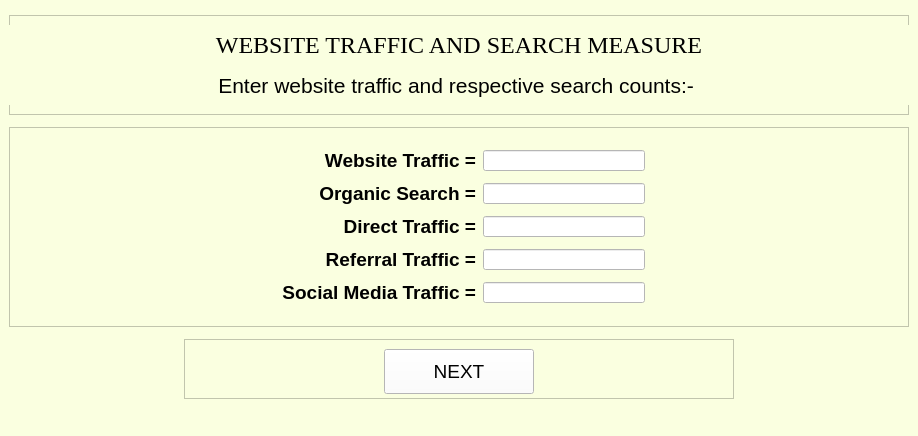
<?xml version="1.0" encoding="UTF-8"?>
<ui version="4.0">
 <class>MainWindow</class>
 <widget class="QMainWindow" name="MainWindow">
  <property name="geometry">
   <rect>
    <x>0</x>
    <y>0</y>
    <width>914</width>
    <height>436</height>
   </rect>
  </property>
  <property name="windowTitle">
   <string>MainWindow</string>
  </property>
  <property name="styleSheet">
   <string notr="true">background-color:rgb(250, 255, 224)</string>
  </property>
  <widget class="QWidget" name="centralwidget">
   <layout class="QVBoxLayout" name="verticalLayout">
    <item alignment="Qt::AlignHCenter">
     <widget class="QFrame" name="frame_12">
      <property name="minimumSize">
       <size>
        <width>900</width>
        <height>100</height>
       </size>
      </property>
      <property name="maximumSize">
       <size>
        <width>900</width>
        <height>100</height>
       </size>
      </property>
      <property name="frameShape">
       <enum>QFrame::StyledPanel</enum>
      </property>
      <property name="frameShadow">
       <enum>QFrame::Raised</enum>
      </property>
      <widget class="QLabel" name="label_10">
       <property name="geometry">
        <rect>
         <x>0</x>
         <y>10</y>
         <width>900</width>
         <height>40</height>
        </rect>
       </property>
       <property name="minimumSize">
        <size>
         <width>900</width>
         <height>40</height>
        </size>
       </property>
       <property name="maximumSize">
        <size>
         <width>900</width>
         <height>40</height>
        </size>
       </property>
       <property name="font">
        <font>
         <family>Times New Roman</family>
         <pointsize>18</pointsize>
        </font>
       </property>
       <property name="text">
        <string>WEBSITE TRAFFIC AND SEARCH MEASURE</string>
       </property>
       <property name="alignment">
        <set>Qt::AlignCenter</set>
       </property>
      </widget>
      <widget class="QLabel" name="label">
       <property name="geometry">
        <rect>
         <x>0</x>
         <y>50</y>
         <width>900</width>
         <height>40</height>
        </rect>
       </property>
       <property name="minimumSize">
        <size>
         <width>900</width>
         <height>40</height>
        </size>
       </property>
       <property name="maximumSize">
        <size>
         <width>900</width>
         <height>40</height>
        </size>
       </property>
       <property name="font">
        <font>
         <family>Arial</family>
         <pointsize>16</pointsize>
        </font>
       </property>
       <property name="layoutDirection">
        <enum>Qt::LeftToRight</enum>
       </property>
       <property name="text">
        <string>Enter website traffic and respective search counts:- </string>
       </property>
       <property name="alignment">
        <set>Qt::AlignCenter</set>
       </property>
      </widget>
     </widget>
    </item>
    <item alignment="Qt::AlignHCenter">
     <widget class="QFrame" name="frame_13">
      <property name="minimumSize">
       <size>
        <width>900</width>
        <height>200</height>
       </size>
      </property>
      <property name="maximumSize">
       <size>
        <width>900</width>
        <height>200</height>
       </size>
      </property>
      <property name="frameShape">
       <enum>QFrame::StyledPanel</enum>
      </property>
      <property name="frameShadow">
       <enum>QFrame::Raised</enum>
      </property>
      <widget class="QWidget" name="layoutWidget">
       <property name="geometry">
        <rect>
         <x>270</x>
         <y>20</y>
         <width>371</width>
         <height>161</height>
        </rect>
       </property>
       <property name="font">
        <font>
         <family>Arial</family>
         <pointsize>14</pointsize>
         <weight>50</weight>
         <bold>false</bold>
        </font>
       </property>
       <layout class="QFormLayout" name="formLayout">
        <property name="labelAlignment">
         <set>Qt::AlignRight|Qt::AlignTrailing|Qt::AlignVCenter</set>
        </property>
        <property name="horizontalSpacing">
         <number>7</number>
        </property>
        <property name="verticalSpacing">
         <number>12</number>
        </property>
        <property name="leftMargin">
         <number>3</number>
        </property>
        <property name="topMargin">
         <number>3</number>
        </property>
        <property name="rightMargin">
         <number>5</number>
        </property>
        <property name="bottomMargin">
         <number>5</number>
        </property>
        <item row="0" column="0">
         <widget class="QLabel" name="label_3">
          <property name="font">
           <font>
            <family>Arial</family>
            <pointsize>14</pointsize>
            <weight>75</weight>
            <bold>true</bold>
           </font>
          </property>
          <property name="text">
           <string>Website Traffic =</string>
          </property>
          <property name="alignment">
           <set>Qt::AlignRight|Qt::AlignTrailing|Qt::AlignVCenter</set>
          </property>
         </widget>
        </item>
        <item row="1" column="0">
         <widget class="QLabel" name="label_2">
          <property name="font">
           <font>
            <family>Arial</family>
            <pointsize>14</pointsize>
            <weight>75</weight>
            <bold>true</bold>
           </font>
          </property>
          <property name="text">
           <string>Organic Search =</string>
          </property>
          <property name="alignment">
           <set>Qt::AlignRight|Qt::AlignTrailing|Qt::AlignVCenter</set>
          </property>
         </widget>
        </item>
        <item row="1" column="1">
         <widget class="QLineEdit" name="web_traffic_2">
          <property name="font">
           <font>
            <family>Arial</family>
            <pointsize>12</pointsize>
            <weight>50</weight>
            <bold>false</bold>
           </font>
          </property>
          <property name="styleSheet">
           <string notr="true">background-color:rgb(255, 255, 255)</string>
          </property>
         </widget>
        </item>
        <item row="2" column="0">
         <widget class="QLabel" name="label_4">
          <property name="font">
           <font>
            <family>Arial</family>
            <pointsize>14</pointsize>
            <weight>75</weight>
            <bold>true</bold>
           </font>
          </property>
          <property name="text">
           <string>Direct Traffic =</string>
          </property>
          <property name="alignment">
           <set>Qt::AlignRight|Qt::AlignTrailing|Qt::AlignVCenter</set>
          </property>
         </widget>
        </item>
        <item row="2" column="1">
         <widget class="QLineEdit" name="web_traffic_3">
          <property name="font">
           <font>
            <family>Arial</family>
            <pointsize>12</pointsize>
            <weight>50</weight>
            <bold>false</bold>
           </font>
          </property>
          <property name="styleSheet">
           <string notr="true">background-color:rgb(255, 255, 255)</string>
          </property>
         </widget>
        </item>
        <item row="0" column="1">
         <widget class="QLineEdit" name="web_traffic_1">
          <property name="font">
           <font>
            <family>Arial</family>
            <pointsize>12</pointsize>
            <weight>50</weight>
            <bold>false</bold>
           </font>
          </property>
          <property name="styleSheet">
           <string notr="true">background-color:rgb(255, 255, 255)</string>
          </property>
         </widget>
        </item>
        <item row="3" column="0">
         <widget class="QLabel" name="label_5">
          <property name="font">
           <font>
            <family>Arial</family>
            <pointsize>14</pointsize>
            <weight>75</weight>
            <bold>true</bold>
           </font>
          </property>
          <property name="text">
           <string>Referral Traffic =</string>
          </property>
          <property name="alignment">
           <set>Qt::AlignRight|Qt::AlignTrailing|Qt::AlignVCenter</set>
          </property>
         </widget>
        </item>
        <item row="3" column="1">
         <widget class="QLineEdit" name="web_traffic_4">
          <property name="font">
           <font>
            <family>Arial</family>
            <pointsize>12</pointsize>
            <weight>50</weight>
            <bold>false</bold>
           </font>
          </property>
          <property name="styleSheet">
           <string notr="true">background-color:rgb(255, 255, 255)</string>
          </property>
         </widget>
        </item>
        <item row="4" column="0">
         <widget class="QLabel" name="label_6">
          <property name="font">
           <font>
            <family>Arial</family>
            <pointsize>14</pointsize>
            <weight>75</weight>
            <bold>true</bold>
           </font>
          </property>
          <property name="text">
           <string>Social Media Traffic =</string>
          </property>
          <property name="alignment">
           <set>Qt::AlignRight|Qt::AlignTrailing|Qt::AlignVCenter</set>
          </property>
         </widget>
        </item>
        <item row="4" column="1">
         <widget class="QLineEdit" name="web_traffic_5">
          <property name="font">
           <font>
            <family>Arial</family>
            <pointsize>12</pointsize>
            <weight>50</weight>
            <bold>false</bold>
           </font>
          </property>
          <property name="styleSheet">
           <string notr="true">background-color:rgb(255, 255, 255)</string>
          </property>
         </widget>
        </item>
       </layout>
      </widget>
     </widget>
    </item>
    <item alignment="Qt::AlignHCenter">
     <widget class="QFrame" name="frame_9">
      <property name="minimumSize">
       <size>
        <width>550</width>
        <height>60</height>
       </size>
      </property>
      <property name="maximumSize">
       <size>
        <width>550</width>
        <height>60</height>
       </size>
      </property>
      <property name="frameShape">
       <enum>QFrame::StyledPanel</enum>
      </property>
      <property name="frameShadow">
       <enum>QFrame::Raised</enum>
      </property>
      <widget class="QPushButton" name="nextButton">
       <property name="enabled">
        <bool>true</bool>
       </property>
       <property name="geometry">
        <rect>
         <x>200</x>
         <y>10</y>
         <width>150</width>
         <height>45</height>
        </rect>
       </property>
       <property name="sizePolicy">
        <sizepolicy hsizetype="Preferred" vsizetype="Preferred">
         <horstretch>0</horstretch>
         <verstretch>0</verstretch>
        </sizepolicy>
       </property>
       <property name="minimumSize">
        <size>
         <width>150</width>
         <height>45</height>
        </size>
       </property>
       <property name="maximumSize">
        <size>
         <width>150</width>
         <height>45</height>
        </size>
       </property>
       <property name="palette">
        <palette>
         <active>
          <colorrole role="Button">
           <brush brushstyle="SolidPattern">
            <color alpha="255">
             <red>255</red>
             <green>255</green>
             <blue>255</blue>
            </color>
           </brush>
          </colorrole>
          <colorrole role="Base">
           <brush brushstyle="SolidPattern">
            <color alpha="255">
             <red>255</red>
             <green>255</green>
             <blue>255</blue>
            </color>
           </brush>
          </colorrole>
          <colorrole role="Window">
           <brush brushstyle="SolidPattern">
            <color alpha="255">
             <red>255</red>
             <green>255</green>
             <blue>255</blue>
            </color>
           </brush>
          </colorrole>
          <colorrole role="Link">
           <brush brushstyle="SolidPattern">
            <color alpha="255">
             <red>6</red>
             <green>22</green>
             <blue>255</blue>
            </color>
           </brush>
          </colorrole>
         </active>
         <inactive>
          <colorrole role="Button">
           <brush brushstyle="SolidPattern">
            <color alpha="255">
             <red>255</red>
             <green>255</green>
             <blue>255</blue>
            </color>
           </brush>
          </colorrole>
          <colorrole role="Base">
           <brush brushstyle="SolidPattern">
            <color alpha="255">
             <red>255</red>
             <green>255</green>
             <blue>255</blue>
            </color>
           </brush>
          </colorrole>
          <colorrole role="Window">
           <brush brushstyle="SolidPattern">
            <color alpha="255">
             <red>255</red>
             <green>255</green>
             <blue>255</blue>
            </color>
           </brush>
          </colorrole>
          <colorrole role="Link">
           <brush brushstyle="SolidPattern">
            <color alpha="255">
             <red>6</red>
             <green>22</green>
             <blue>255</blue>
            </color>
           </brush>
          </colorrole>
         </inactive>
         <disabled>
          <colorrole role="Button">
           <brush brushstyle="SolidPattern">
            <color alpha="255">
             <red>255</red>
             <green>255</green>
             <blue>255</blue>
            </color>
           </brush>
          </colorrole>
          <colorrole role="Base">
           <brush brushstyle="SolidPattern">
            <color alpha="255">
             <red>255</red>
             <green>255</green>
             <blue>255</blue>
            </color>
           </brush>
          </colorrole>
          <colorrole role="Window">
           <brush brushstyle="SolidPattern">
            <color alpha="255">
             <red>255</red>
             <green>255</green>
             <blue>255</blue>
            </color>
           </brush>
          </colorrole>
          <colorrole role="Link">
           <brush brushstyle="SolidPattern">
            <color alpha="255">
             <red>6</red>
             <green>22</green>
             <blue>255</blue>
            </color>
           </brush>
          </colorrole>
         </disabled>
        </palette>
       </property>
       <property name="font">
        <font>
         <family>Arial</family>
         <pointsize>14</pointsize>
        </font>
       </property>
       <property name="mouseTracking">
        <bool>false</bool>
       </property>
       <property name="acceptDrops">
        <bool>true</bool>
       </property>
       <property name="autoFillBackground">
        <bool>false</bool>
       </property>
       <property name="styleSheet">
        <string notr="true">background-color:rgb(255, 255, 255)</string>
       </property>
       <property name="text">
        <string>NEXT</string>
       </property>
       <property name="checkable">
        <bool>false</bool>
       </property>
       <property name="autoExclusive">
        <bool>false</bool>
       </property>
       <property name="autoDefault">
        <bool>true</bool>
       </property>
       <property name="default">
        <bool>false</bool>
       </property>
       <property name="flat">
        <bool>false</bool>
       </property>
      </widget>
     </widget>
    </item>
   </layout>
  </widget>
  <widget class="QMenuBar" name="menubar">
   <property name="geometry">
    <rect>
     <x>0</x>
     <y>0</y>
     <width>914</width>
     <height>21</height>
    </rect>
   </property>
  </widget>
  <widget class="QStatusBar" name="statusbar"/>
 </widget>
 <resources/>
 <connections/>
</ui>
